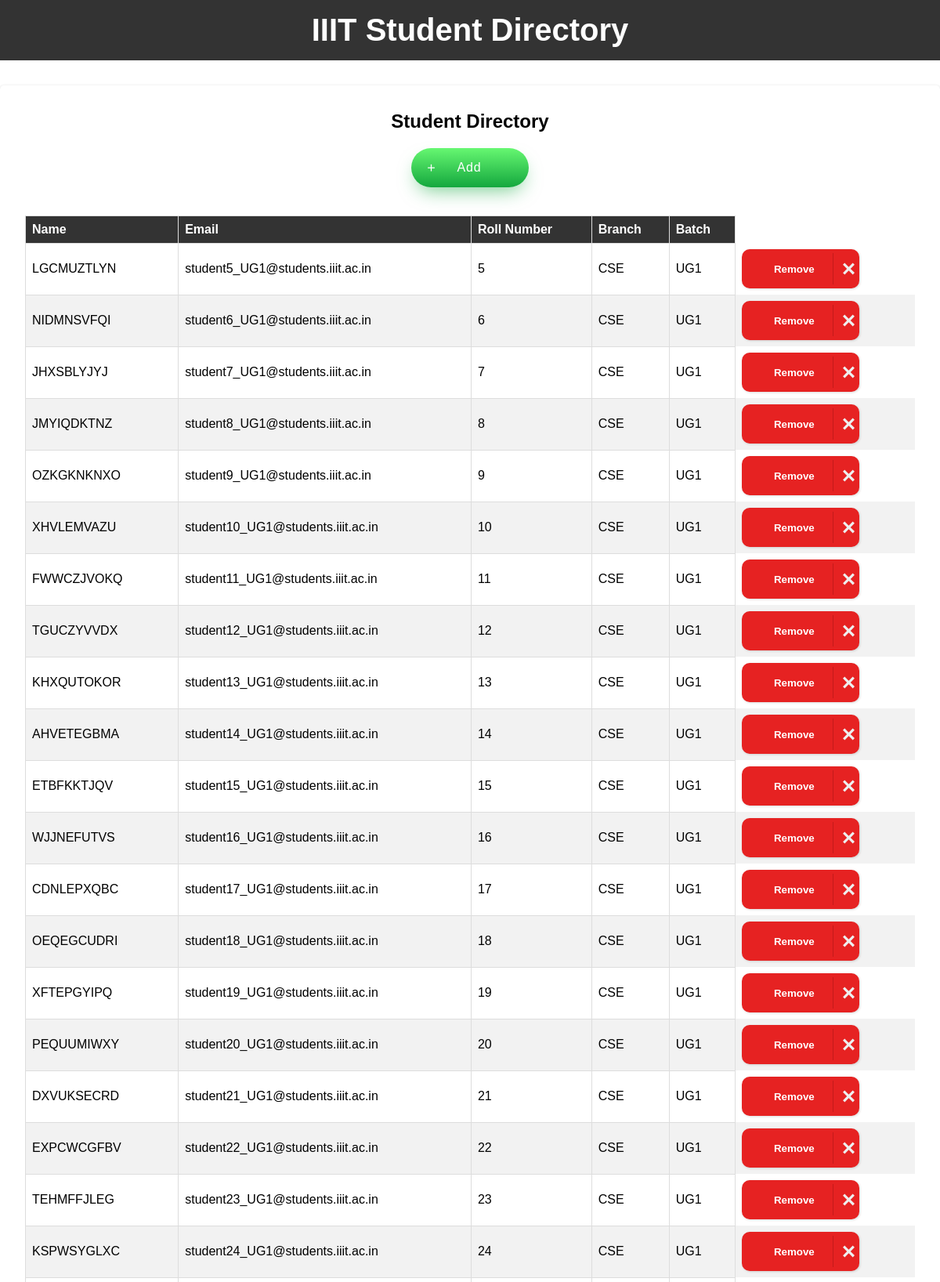
The page /directory_student2 (upper part) on the database its author committed.
### tables this page shows
CREATE TABLE students
             (rollno INTEGER PRIMARY KEY AUTOINCREMENT,
              email TEXT NOT NULL UNIQUE,
              password TEXT NOT NULL DEFAULT 'password123', branch TEXT, batch TEXT, name TEXT, mother TEXT);

### app.py (the view)
@app.route('/directory_student2')
def directory_student2():
    conn = sqlite3.connect('users.db')
    c = conn.cursor()
    student_data = c.execute('SELECT * FROM students').fetchall()
    conn.close()
    return render_template('directory_student2.html', student_data=student_data)

### templates/directory_student2.html (shortened to what this page needs)
<!DOCTYPE html>
<html>
  <head>
    <link rel="stylesheet" type="text/css" href="../static/directory2.css">
  </head>
  <body>
    <header>
        <h1>IIIT Student Directory</h1>
      </header>
      <main>
        <h2 align="center">Student Directory</h2>
        <div class="button-container" align="center">
            <button id="add-student-button" class="cssbuttons-io-button">
                <svg xmlns="http://www.w3.org/2000/svg" viewBox="0 0 24 24" width="24" height="24">
                  <path fill="none" d="M0 0h24v24H0z"></path>
                  <path fill="currentColor" d="M11 11V5h2v6h6v2h-6v6h-2v-6H5v-2z"></path>
                </svg>
                <span style="padding-left: 20px;">Add</span>
              </button>
          </div>
          <br><br>
        <table>
          <thead>
            <tr>
              <th>Name</th>
              <th>Email</th>
              <th>Roll Number</th>
              <th>Branch</th>
              <th>Batch</th>
            </tr>
          </thead>
          <tbody>
            {% for row in student_data %}
            <tr>
              <td>{{ row[5] }}</td>
              <td>{{ row[1] }}</td>
              <td>{{ row[0] }}</td>
              <td>{{ row[3] }}</td>
              <td>{{ row[4] }}</td>
              <td align="center" style="text-align: center;">
                <button class="remove-button" style="border-radius:10px" data-rollno="{{ row[0] }}">
                  <span class="text">Remove</span>
                  <span class="icon">
                    <svg xmlns="http://www.w3.org/2000/svg" width="24" height="24" viewBox="0 0 24 24">
                      <path d="M24 20.188l-8.315-8.209 8.2-8.282-3.697-3.697-8.212 8.318-8.31-8.203-3.666 3.666 8.321 8.24-8.206 8.313 3.666 3.666 8.237-8.318 8.285 8.203z"></path>
                    </svg>
                  </span>
                </button>
              </td>
                </tr>
            {% endfor %}
          </tbody>
        </table>
      </main>
    </body>
</html>

### static/directory2.css (style rules this page uses)
body { font-family: Arial, sans-serif; margin: 0; padding: 0; overflow-x: hidden; background-image: url("searchbg1.avif"); background-repeat: no-repeat; background-size: cover; background-attachment: fixed; }
header { background-color: #333; color: #fff; padding: 1rem 0; position: relative; }
header h1 { text-align: center; font-size: 2.5rem; margin: 0; padding: 0; }
main { margin: 2rem 0; background-color: #fff; padding: 2rem; border-radius: 5px; box-shadow: 0 2px 4px rgba(0, 0, 0, 0.3); }
main h2 { margin-top: 0; }
table { border-collapse: collapse; width: 100%; }
table td, table th { padding: 0.5rem; text-align: left; border: 1px solid #ddd; }
table th { background-color: #333; color: #fff; }
table tr:nth-child(even) { background-color: #f2f2f2; }
button { width: 150px; height: 50px; cursor: pointer; display: flex; align-items: center; background: red; border: none; border-radius: 5px; box-shadow: 1px 1px 3px rgba(0,0,0,0.15); background: #e62222; }
button, button span { transition: 200ms; }
button .text { transform: translateX(35px); color: white; font-weight: bold; }
button .icon { position: absolute; border-left: 1px solid #c41b1b; transform: translateX(110px); height: 40px; width: 40px; display: flex; align-items: center; justify-content: center; }
button svg { width: 15px; fill: #eee; }
.cssbuttons-io-button { display: flex; align-items: center; font-family: inherit; font-weight: 500; font-size: 16px; padding: 0.7em 1.4em 0.7em 1.1em; color: white; background: #ad5389; background: linear-gradient(0deg, rgba(20,167,62,1) 0%, rgba(102,247,113,1) 100%); border: none; box-shadow: 0 0.7em 1.5em -0.5em #14a73e98; letter-spacing: 0.05em; border-radius: 20em; }
.cssbuttons-io-button svg { margin-right: 6px; }
td:nth-child(6) { border: none; }

### rows shown on the page
students: name "LGCMUZTLYN", email "student5_UG1@students.iiit.ac.in", rollno "5", branch "CSE", batch "UG1"
students: name "NIDMNSVFQI", email "student6_UG1@students.iiit.ac.in", rollno "6", branch "CSE", batch "UG1"
students: name "JHXSBLYJYJ", email "student7_UG1@students.iiit.ac.in", rollno "7", branch "CSE", batch "UG1"
students: name "JMYIQDKTNZ", email "student8_UG1@students.iiit.ac.in", rollno "8", branch "CSE", batch "UG1"
students: name "OZKGKNKNXO", email "student9_UG1@students.iiit.ac.in", rollno "9", branch "CSE", batch "UG1"
students: name "XHVLEMVAZU", email "student10_UG1@students.iiit.ac.in", rollno "10", branch "CSE", batch "UG1"
students: name "FWWCZJVOKQ", email "student11_UG1@students.iiit.ac.in", rollno "11", branch "CSE", batch "UG1"
students: name "TGUCZYVVDX", email "student12_UG1@students.iiit.ac.in", rollno "12", branch "CSE", batch "UG1"
students: name "KHXQUTOKOR", email "student13_UG1@students.iiit.ac.in", rollno "13", branch "CSE", batch "UG1"
students: name "AHVETEGBMA", email "student14_UG1@students.iiit.ac.in", rollno "14", branch "CSE", batch "UG1"
students: name "ETBFKKTJQV", email "student15_UG1@students.iiit.ac.in", rollno "15", branch "CSE", batch "UG1"
students: name "WJJNEFUTVS", email "student16_UG1@students.iiit.ac.in", rollno "16", branch "CSE", batch "UG1"
students: name "CDNLEPXQBC", email "student17_UG1@students.iiit.ac.in", rollno "17", branch "CSE", batch "UG1"
students: name "OEQEGCUDRI", email "student18_UG1@students.iiit.ac.in", rollno "18", branch "CSE", batch "UG1"
students: name "XFTEPGYIPQ", email "student19_UG1@students.iiit.ac.in", rollno "19", branch "CSE", batch "UG1"
students: name "PEQUUMIWXY", email "student20_UG1@students.iiit.ac.in", rollno "20", branch "CSE", batch "UG1"
students: name "DXVUKSECRD", email "student21_UG1@students.iiit.ac.in", rollno "21", branch "CSE", batch "UG1"
students: name "EXPCWCGFBV", email "student22_UG1@students.iiit.ac.in", rollno "22", branch "CSE", batch "UG1"
students: name "TEHMFFJLEG", email "student23_UG1@students.iiit.ac.in", rollno "23", branch "CSE", batch "UG1"
students: name "KSPWSYGLXC", email "student24_UG1@students.iiit.ac.in", rollno "24", branch "CSE", batch "UG1"
